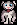

Tiled map render using the project's own tile images. Description and the whole map definition, tile-layer contents included, below:
An orthogonal 1x1 tile map with 17x25 px tiles, 1 tile layer (Tile Layer 1).

<map version="1.10" tiledversion="1.10.1" orientation="orthogonal" renderorder="right-down" width="1" height="1" tilewidth="17" tileheight="25" infinite="0" nextlayerid="2" nextobjectid="1">
 <tileset firstgid="1" source="Dog_NPC.tsx" />
 <layer id="1" name="Tile Layer 1" width="1" height="1">
  <data encoding="csv">
1
</data>
 </layer>
</map>
